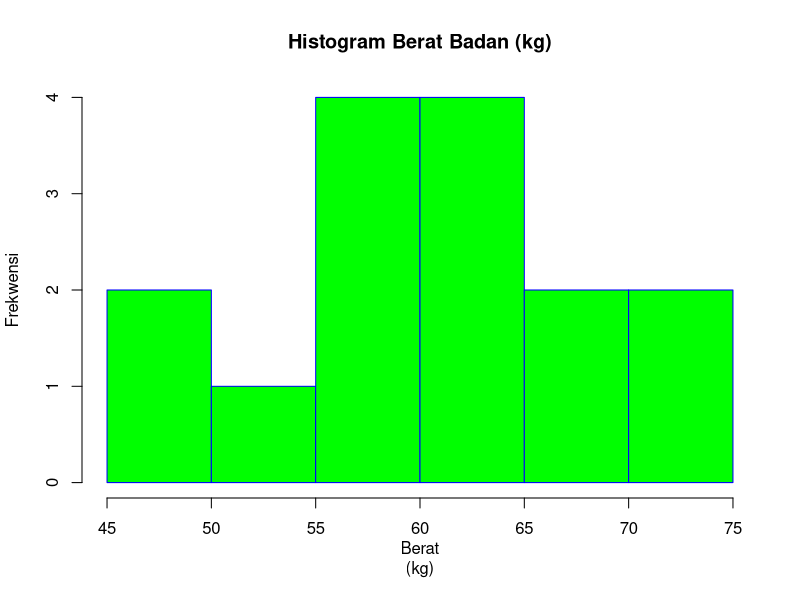
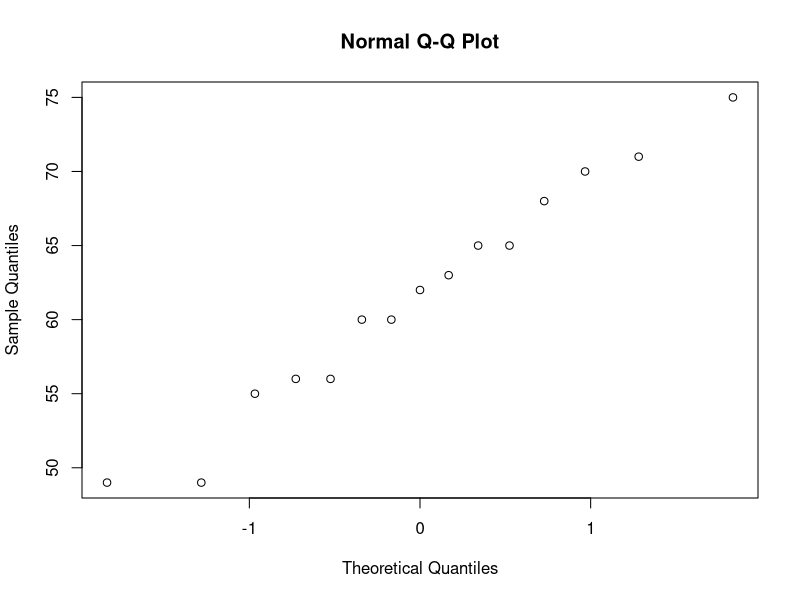

Write the R code that produced these figures, in order. (Note: this script raises an error after producing the figures.)
library(nortest)

berat <- c(71, 49, 60, 65, 75, 65, 56, 56, 68, 62, 60, 55, 49, 70, 63)
summary(berat)
png(file = "./praktikum5/plots/berat.png")
hist(berat, main = "Histogram Berat Badan (kg)", xlab = "Berat
(kg)", ylab = "Frekwensi", col = "green", border = "blue")
dev.off()

# Uji normalitas menggunakan Kolmogorov - Smirnov
lillie.test(berat)

# Uji normalitas menggunakan Chi Square (Khi – Kuadrat)
chisq.test(berat)

# Menghitung nilai kurtosis dengan metode moment
library(e1071)
m2 <- moment(berat, order = 2, center = TRUE)
m4 <- moment(berat, order = 4, center = TRUE)
print(m2)
print(m4)

kurtosis <- m4 / (m2^2)
kurtosis

# Menguji kenormalan data menggunakan Jarque - Bera
library(tseries)
jarque.bera.test(berat)

# Uji normalitas menggunakan QQ-Plot
png(file = "./praktikum5/plots/qqplot_norm_berat.png")
qqnorm(berat)
dev.off()

png(file = "./praktikum5/plots/qqplot_line_berat.png")
qqline(berat)
dev.off()
